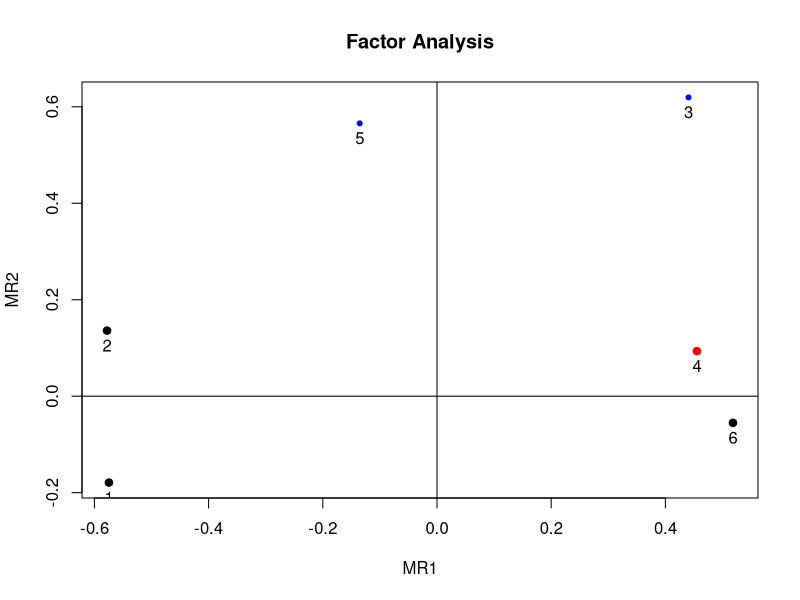
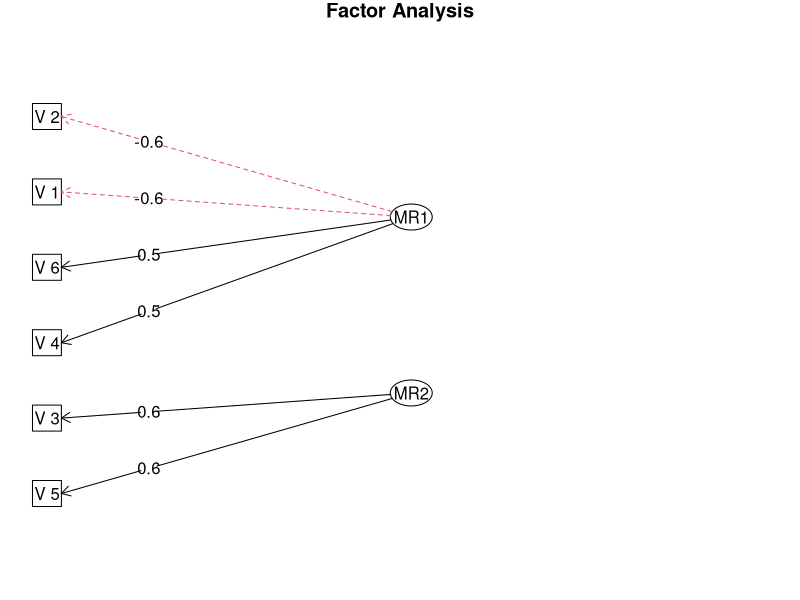
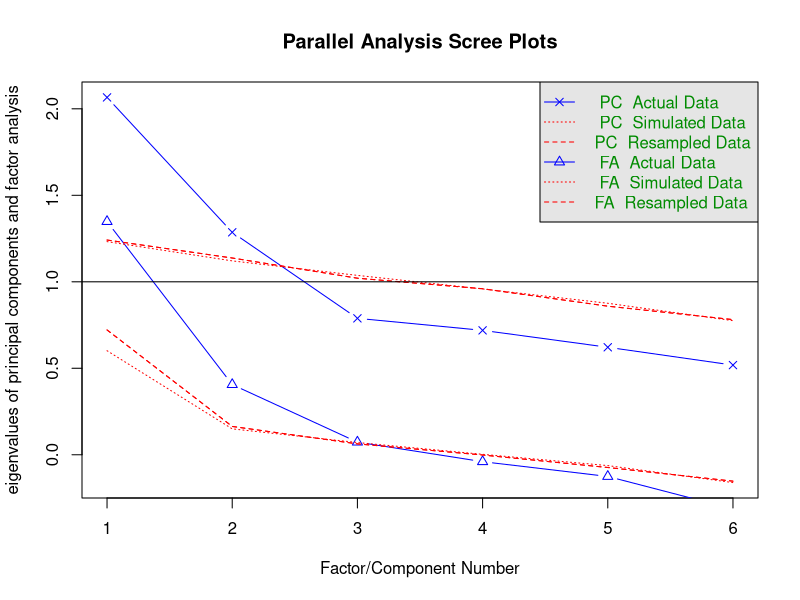
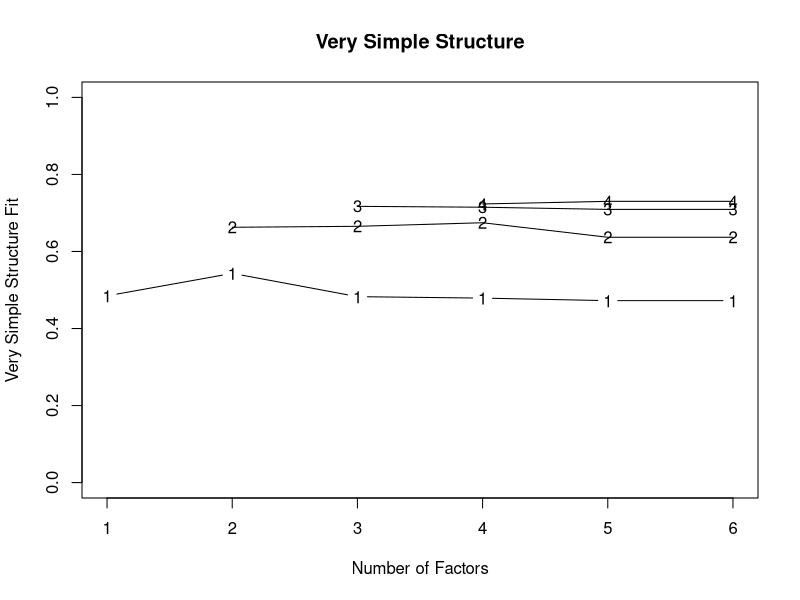

The R source for these figures, in order:
## ---- chunk 1
wants <- c("GPArotation", "mvtnorm", "psych")
has   <- wants %in% rownames(installed.packages())
if(any(!has)) install.packages(wants[!has])
## ---- chunk 2
N <- 200
P <- 6
Q <- 2
(Lambda <- matrix(c(0.7,-0.4, 0.8,0, -0.2,0.9, -0.3,0.4, 0.3,0.7, -0.8,0.1),
                  nrow=P, ncol=Q, byrow=TRUE))
## ---- chunk 3
set.seed(1.234)
library(mvtnorm)
Kf <- diag(Q)
mu <- c(5, 15)
FF <- rmvnorm(N, mean=mu,        sigma=Kf)
E  <- rmvnorm(N, mean=rep(0, P), sigma=diag(P))
X  <- FF %*% t(Lambda) + E
## ---- chunk 4
(fa <- factanal(X, factors=2, scores="regression"))
## ---- chunk 5
library(psych)
corMat <- cor(X)
(faPC  <- fa(r=corMat, nfactors=2, n.obs=N, rotate="varimax"))
## ---- chunk 6
bartlett <- fa$scores
head(bartlett)
## ---- chunk 7
anderson <- factor.scores(x=X, f=faPC, method="Anderson")
head(anderson$scores)
## ---- chunk 8
factor.plot(faPC, cut=0.5)
fa.diagram(faPC)
## ---- chunk 9
fa.parallel(X)                     # parallel analysis
vss(X, n.obs=N, rotate="varimax")  # very simple structure
## ---- chunk 10
try(detach(package:psych))
try(detach(package:GPArotation))
try(detach(package:mvtnorm))
